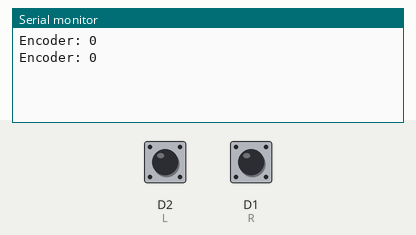
Simulated run of this sketch. Board: ESP8266 (NodeMCU). On the bench: the last lines printed to the serial monitor. Inputs (shaded band) come from the test bench; at power-on: D2 (L) HIGH, D1 (R) HIGH.

Above: at 1.2 s.
1.3 s: D2 (L) pulled LOW for 0.15 s
At 2.7 s:
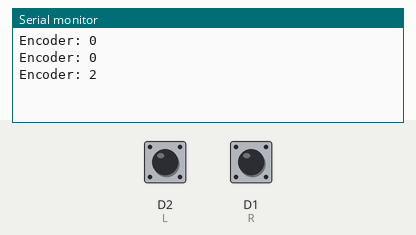
2.9 s: D1 (R) pulled LOW for 0.15 s
At 3.8 s:
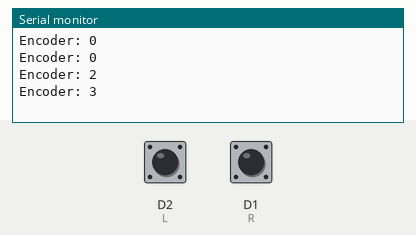
4.5 s: D2 (L) pulled LOW for 1 s
At 5.6 s:
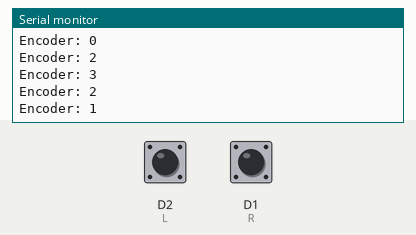
Timing chart, 0 to 7.5 s (numbered marks = the images above; inputs shaded):
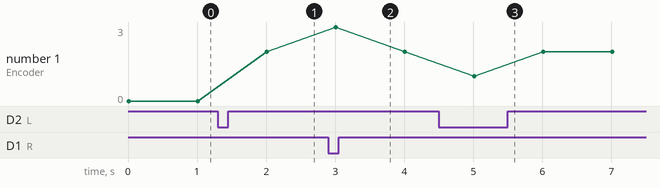

The sketch:

ESP_Encoder_v1.ino
```cpp
// Вызывате WDT Reset

long lastencoderValue = 0;
int lastEncoded = 0;
int encoderValue = 0;
int lastMSB = 0;
int lastLSB = 0;
#define R D1
#define L D2
void setup() {
  Serial.begin(115200);
  delay(10);

  pinMode(R, INPUT_PULLUP);
  pinMode(L, INPUT_PULLUP);

  digitalWrite(R, HIGH); //turn pullup resistor on
  digitalWrite(L, HIGH); //turn pullup resistor on

  attachInterrupt(R, handleInterrupt, CHANGE);
  attachInterrupt(L, handleInterrupt, CHANGE);
}

void handleInterrupt() {
  int MSB = digitalRead(R); //MSB = most significant bit
  int LSB = digitalRead(L); //LSB = least significant bit

  int encoded = (MSB << 1) |LSB; //converting the 2 pin value to single number
  int sum  = (lastEncoded << 2) | encoded; //adding it to the previous encoded value

  if(sum == 0b1101 || sum == 0b0100 || sum == 0b0010 || sum == 0b1011) encoderValue ++;
  if(sum == 0b1110 || sum == 0b0111 || sum == 0b0001 || sum == 0b1000) encoderValue --;

  lastEncoded = encoded; //store this value for next time
}

void loop() {
    Serial.print("Encoder: ");
    Serial.println(encoderValue);
    delay(1000);
}
```

Measured:
- after the input at 1.3 s, the serial monitor: prints a new line after 0.71 s (image 1)
- after the input at 2.9 s, the serial monitor: prints a new line after 0.11 s (image 2)
- after the input at 4.5 s, the serial monitor: prints a new line after 0.51 s (image 3)
- plotted number 1: 0 → 2 after the input at 1.3 s
